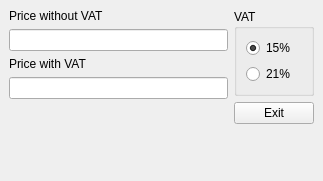
<?xml version="1.0" encoding="UTF-8"?>
<ui version="4.0">
 <class>MainWindow</class>
 <widget class="QMainWindow" name="MainWindow">
  <property name="geometry">
   <rect>
    <x>0</x>
    <y>0</y>
    <width>323</width>
    <height>181</height>
   </rect>
  </property>
  <property name="windowTitle">
   <string>VAT Calculator</string>
  </property>
  <widget class="QWidget" name="centralwidget">
   <layout class="QHBoxLayout" name="horizontalLayout">
    <item>
     <layout class="QVBoxLayout" name="verticalLayout">
      <item>
       <widget class="QLabel" name="label">
        <property name="text">
         <string>Price without VAT</string>
        </property>
       </widget>
      </item>
      <item>
       <widget class="QLineEdit" name="lineEditPriceWithoutVAT"/>
      </item>
      <item>
       <widget class="QLabel" name="label_2">
        <property name="text">
         <string>Price with VAT</string>
        </property>
       </widget>
      </item>
      <item>
       <widget class="QLineEdit" name="lineEditPriceWithVAT">
        <property name="readOnly">
         <bool>true</bool>
        </property>
       </widget>
      </item>
      <item>
       <spacer name="verticalSpacer">
        <property name="orientation">
         <enum>Qt::Vertical</enum>
        </property>
        <property name="sizeHint" stdset="0">
         <size>
          <width>20</width>
          <height>40</height>
         </size>
        </property>
       </spacer>
      </item>
     </layout>
    </item>
    <item>
     <layout class="QVBoxLayout" name="verticalLayout_3">
      <item>
       <widget class="QGroupBox" name="groupBox">
        <property name="title">
         <string>VAT</string>
        </property>
        <layout class="QVBoxLayout" name="verticalLayout_2">
         <item>
          <widget class="QRadioButton" name="radioButton15">
           <property name="text">
            <string>15%</string>
           </property>
           <property name="checked">
            <bool>true</bool>
           </property>
          </widget>
         </item>
         <item>
          <widget class="QRadioButton" name="radioButton21">
           <property name="text">
            <string>21%</string>
           </property>
          </widget>
         </item>
        </layout>
       </widget>
      </item>
      <item>
       <widget class="QPushButton" name="pushButton">
        <property name="text">
         <string>Exit</string>
        </property>
       </widget>
      </item>
      <item>
       <spacer name="verticalSpacer_2">
        <property name="orientation">
         <enum>Qt::Vertical</enum>
        </property>
        <property name="sizeHint" stdset="0">
         <size>
          <width>20</width>
          <height>40</height>
         </size>
        </property>
       </spacer>
      </item>
     </layout>
    </item>
   </layout>
  </widget>
  <widget class="QMenuBar" name="menubar">
   <property name="geometry">
    <rect>
     <x>0</x>
     <y>0</y>
     <width>323</width>
     <height>22</height>
    </rect>
   </property>
  </widget>
 </widget>
 <resources/>
 <connections>
  <connection>
   <sender>pushButton</sender>
   <signal>clicked()</signal>
   <receiver>MainWindow</receiver>
   <slot>close()</slot>
   <hints>
    <hint type="sourcelabel">
     <x>275</x>
     <y>121</y>
    </hint>
    <hint type="destinationlabel">
     <x>161</x>
     <y>74</y>
    </hint>
   </hints>
  </connection>
 </connections>
</ui>
